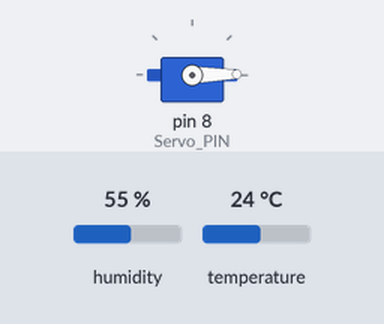
Bench run of a sketch on a simulated Arduino Uno, built with avr-gcc and run on an emulated ATmega328P. On the bench: servo. Inputs (shaded band) come from the test bench; at power-on: humidity 55 %, temperature 24 °C. What the sketch prints to the serial monitor is not drawn.

Above: at 0.05 s.
At 0.7 s:
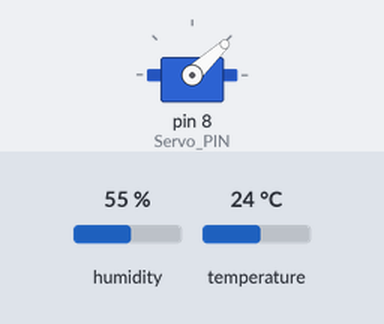
At 1.35 s:
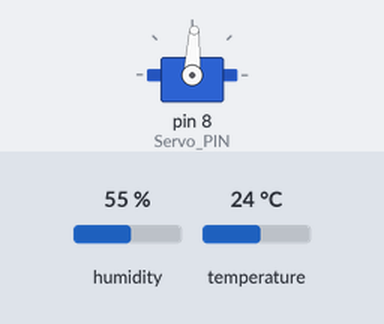
At 2.7 s:
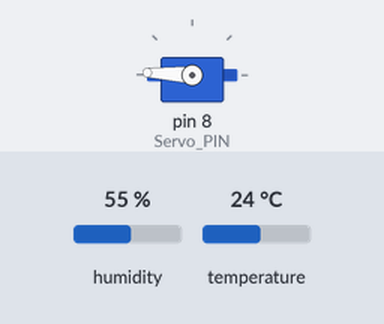
Timing chart, 0 to 6.3 s (numbered marks = the images above):
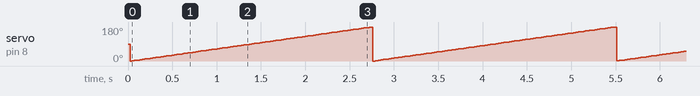

The sketch:

challange-fan.ino
```cpp
#include <dht.h>
#include <Servo.h>

Servo servo;
dht DHT;

#define DHT11_PIN 7
#define Servo_PIN 8

int angle = 0;

void setup(){
  Serial.begin(9600);
  servo.attach(Servo_PIN);
//  servo.writeMicroseconds(700);
}

void loop()
{
  int chk = DHT.read11(DHT11_PIN);
  Serial.print("Temperature = ");
  Serial.println(DHT.temperature);
  Serial.print("Humidity = ");
  Serial.println(DHT.humidity);
  for(angle = 0; angle < 180; angle += 1)    // command to move from 0 degrees to 180 degrees
  {
    servo.write(angle);                 //command to rotate the servo to the specified angle
    delay(15);
  }
//  delay(1000);
}
```
